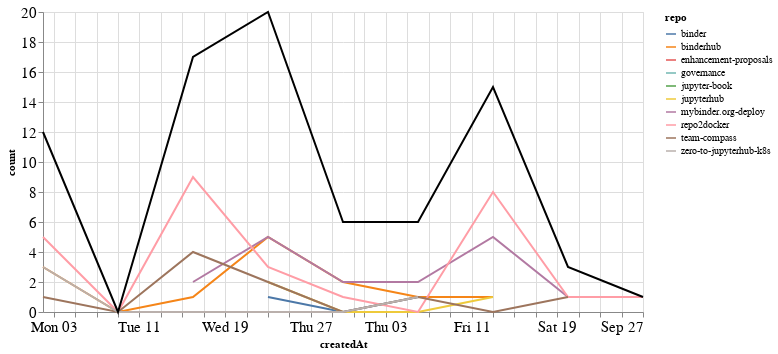

The cell this chart's notebook holds for it:
### Markdown cell above
## Comments

### Code cell
comments_time = comments.groupby('repo').resample('W', on='createdAt').count()['author'].reset_index()
comments_time = comments_time.rename(columns={'author': 'count'})
comments_time_total = comments_time.groupby('createdAt').agg({"count": "sum"}).reset_index()
ch1 = alt.Chart(comments_time, width=600).mark_line().encode(
    x='createdAt',
    y='count',
    color='repo',
    tooltip="repo"
)

ch2 = alt.Chart(comments_time_total, width=600).mark_line(color="black").encode(
    x='createdAt',
    y='count',
)

ch1 + ch2

### Figure 1 — Vega-Lite specification as saved in the notebook (floating-point values rounded to 4 significant figures)
{"config": {"axisLeft": {"labelFontSize": 15}, "axisBottom": {"labelFontSize": 15}}, "layer": [{"data": {"name": "data-ec9afb8f3795602f604a53cd355076ec"}, "mark": "line", "encoding": {"color": {"type": "nominal", "field": "repo"}, "tooltip": {"type": "nominal", "field": "repo"}, "x": {"type": "temporal", "field": "createdAt"}, "y": {"type": "quantitative", "field": "count"}}, "width": 600}, {"data": {"name": "data-4cc44cc91912a317f722fd820cd7dc3a"}, "mark": {"type": "line", "color": "black"}, "encoding": {"x": {"type": "temporal", "field": "createdAt"}, "y": {"type": "quantitative", "field": "count"}}, "width": 600}], "$schema": "https://vega.github.io/schema/vega-lite/v4.8.1.json", "datasets": {"data-ec9afb8f3795602f604a53cd355076ec": [{"repo": "binder", "createdAt": "2020-08-23T00:00:00", "count": 1}, {"repo": "binder", "createdAt": "2020-08-30T00:00:00", "count": 0}, {"repo": "binder", "createdAt": "2020-09-06T00:00:00", "count": 1}, {"repo": "binderhub", "createdAt": "2020-08-02T00:00:00", "count": 3}, {"repo": "binderhub", "createdAt": "2020-08-09T00:00:00", "count": 0}, {"repo": "binderhub", "createdAt": "2020-08-16T00:00:00", "count": 1}, {"repo": "binderhub", "createdAt": "2020-08-23T00:00:00", "count": 5}, {"repo": "binderhub", "createdAt": "2020-08-30T00:00:00", "count": 2}, {"repo": "binderhub", "createdAt": "2020-09-06T00:00:00", "count": 1}, {"repo": "binderhub", "createdAt": "2020-09-13T00:00:00", "count": 1}, {"repo": "enhancement-proposals", "createdAt": "2020-08-16T00:00:00", "count": 1}, {"repo": "governance", "createdAt": "2020-08-23T00:00:00", "count": 2}, {"repo": "jupyter-book", "createdAt": "2020-08-30T00:00:00", "count": 1}, {"repo": "jupyterhub", "createdAt": "2020-08-23T00:00:00", "count": 2}, {"repo": "jupyterhub", "createdAt": "2020-08-30T00:00:00", "count": 0}, {"repo": "jupyterhub", "createdAt": "2020-09-06T00:00:00", "count": 0}, {"repo": "jupyterhub", "createdAt": "2020-09-13T00:00:00", "count": 1}, {"repo": "mybinder.org-deploy", "createdAt": "2020-08-16T00:00:00", "count": 2}, {"repo": "mybinder.org-deploy", "createdAt": "2020-08-23T00:00:00", "count": 5}, {"repo": "mybinder.org-deploy", "createdAt": "2020-08-30T00:00:00", "count": 2}, {"repo": "mybinder.org-deploy", "createdAt": "2020-09-06T00:00:00", "count": 2}, {"repo": "mybinder.org-deploy", "createdAt": "2020-09-13T00:00:00", "count": 5}, {"repo": "mybinder.org-deploy", "createdAt": "2020-09-20T00:00:00", "count": 1}, {"repo": "repo2docker", "createdAt": "2020-08-02T00:00:00", "count": 5}, {"repo": "repo2docker", "createdAt": "2020-08-09T00:00:00", "count": 0}, {"repo": "repo2docker", "createdAt": "2020-08-16T00:00:00", "count": 9}, {"repo": "repo2docker", "createdAt": "2020-08-23T00:00:00", "count": 3}, {"repo": "repo2docker", "createdAt": "2020-08-30T00:00:00", "count": 1}, {"repo": "repo2docker", "createdAt": "2020-09-06T00:00:00", "count": 0}, {"repo": "repo2docker", "createdAt": "2020-09-13T00:00:00", "count": 8}, {"repo": "repo2docker", "createdAt": "2020-09-20T00:00:00", "count": 1}, {"repo": "repo2docker", "createdAt": "2020-09-27T00:00:00", "count": 1}, {"repo": "team-compass", "createdAt": "2020-08-02T00:00:00", "count": 1}, {"repo": "team-compass", "createdAt": "2020-08-09T00:00:00", "count": 0}, {"repo": "team-compass", "createdAt": "2020-08-16T00:00:00", "count": 4}, {"repo": "team-compass", "createdAt": "2020-08-23T00:00:00", "count": 2}, {"repo": "team-compass", "createdAt": "2020-08-30T00:00:00", "count": 0}, {"repo": "team-compass", "createdAt": "2020-09-06T00:00:00", "count": 1}, {"repo": "team-compass", "createdAt": "2020-09-13T00:00:00", "count": 0}, {"repo": "team-compass", "createdAt": "2020-09-20T00:00:00", "count": 1}, {"repo": "zero-to-jupyterhub-k8s", "createdAt": "2020-08-02T00:00:00", "count": 3}, {"repo": "zero-to-jupyterhub-k8s", "createdAt": "2020-08-09T00:00:00", "count": 0}, {"repo": "zero-to-jupyterhub-k8s", "createdAt": "2020-08-16T00:00:00", "count": 0}, {"repo": "zero-to-jupyterhub-k8s", "createdAt": "2020-08-23T00:00:00", "count": 0}, {"repo": "zero-to-jupyterhub-k8s", "createdAt": "2020-08-30T00:00:00", "count": 0}, {"repo": "zero-to-jupyterhub-k8s", "createdAt": "2020-09-06T00:00:00", "count": 1}], "data-4cc44cc91912a317f722fd820cd7dc3a": [{"createdAt": "2020-08-02T00:00:00", "count": 12}, {"createdAt": "2020-08-09T00:00:00", "count": 0}, {"createdAt": "2020-08-16T00:00:00", "count": 17}, {"createdAt": "2020-08-23T00:00:00", "count": 20}, {"createdAt": "2020-08-30T00:00:00", "count": 6}, {"createdAt": "2020-09-06T00:00:00", "count": 6}, {"createdAt": "2020-09-13T00:00:00", "count": 15}, {"createdAt": "2020-09-20T00:00:00", "count": 3}, {"createdAt": "2020-09-27T00:00:00", "count": 1}]}}
